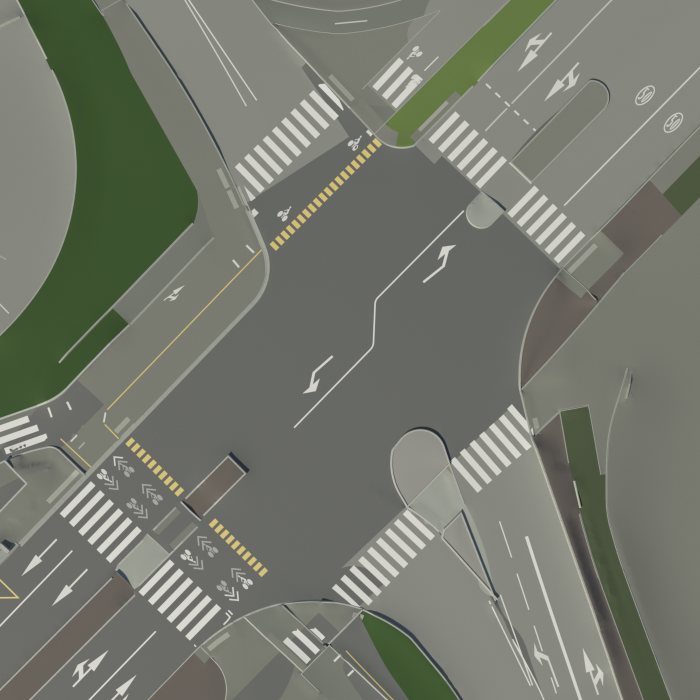
#> input picture recon/pc/rendus/v2_site/n1_centre_dessus_40m.png, 1400 x 1400 px, found by its file name (shown at 1/2 size)
$ python planche_n1.py
#> lines starting #> are read from the running program, lines starting #| are printed output that depends on the picture
### recon/out/paquet_jardin/v2_avant_travaux/inventaire/qualite/outils/qutil.py
import json, math, numpy as np
from pathlib import Path
R = Path("D:/ClaudeCode_RoadCreation")
O = np.array([917279.43, 6460289.98])

def load(p):
    return json.loads(Path(p).read_text(encoding="utf-8"))["features"]

_tr = None
# [33 lines left out: functions to_l93, lignes, echantillonner, not called in this run]

class Grille:
    """voisin le plus proche approché par hachage en cellules de c m"""
    # [18 lines left out: functions __init__, dist, not called in this run]

def ortho(x0, y0, x1, y1, res=0.05, dossier="data/sites/paquet_jardin/ortho5cm_2022"):
    """mosaïque de l'ortho PCRS 2022 sur la boîte L93 (x0,y0)-(x1,y1), résolution res (m/px), nord en haut"""
    from PIL import Image
    W = int(round((x1 - x0) / res)); H = int(round((y1 - y0) / res))
    out = np.zeros((H, W, 3), np.uint8)
    d = R / dossier
    for jgw in d.glob("*.jgw"):
        a = [float(v) for v in jgw.read_text().split()]
        px, ox, oy = a[0], a[4] - a[0] / 2, a[5] - a[3] / 2
        tx0, ty1 = ox, oy
        im = None
        tw = th = None
        # taille via PIL (lazy)
        img = Image.open(jgw.with_suffix(".jpg")); tw, th = img.size
        tx1, ty0 = tx0 + tw * px, ty1 - th * px
        if tx1 <= x0 or tx0 >= x1 or ty1 <= y0 or ty0 >= y1: continue
        ix0, ix1 = max(x0, tx0), min(x1, tx1); iy0, iy1 = max(y0, ty0), min(y1, ty1)
        crop = img.crop((int(round((ix0 - tx0) / px)), int(round((ty1 - iy1) / px)), int(round((ix1 - tx0) / px)), int(round((ty1 - iy0) / px))))
        cw = int(round((ix1 - ix0) / res)); ch = int(round((iy1 - iy0) / res))
        if cw <= 0 or ch <= 0: continue
        crop = crop.convert("RGB").resize((cw, ch), Image.LANCZOS)
        c0 = int(round((ix0 - x0) / res)); r0 = int(round((y1 - iy1) / res))
        out[r0:r0 + ch, c0:c0 + cw] = np.asarray(crop)[:H - r0, :W - c0]
    return out

### recon/out/paquet_jardin/v2_avant_travaux/inventaire/qualite/outils/planche_n1.py
import sys
sys.path.insert(0, "C:/Users/flori/AppData/Local/Temp/claude/D--/193706ca-c280-454e-8894-a24c258637c3/scratchpad/q")
from qutil import *
from PIL import Image, ImageDraw, ImageFont
OUT = R / "recon/out/paquet_jardin/v2_avant_travaux/inventaire/qualite"
cx, cy = -1.569, -5.089
half = 40.0703519 * math.tan(math.radians(34.0))
x0, y0, x1, y1 = O[0]+cx-half, O[1]+cy-half, O[0]+cx+half, O[1]+cy+half
res = 2*half/700
orth = Image.fromarray(ortho(x0, y0, x1, y1, res))
#> orth: PIL image 700x700 RGB; every value is 0
rendu = Image.open(R / "recon/pc/rendus/v2_site/n1_centre_dessus_40m.png").convert("RGB").resize((700, 700), Image.LANCZOS)
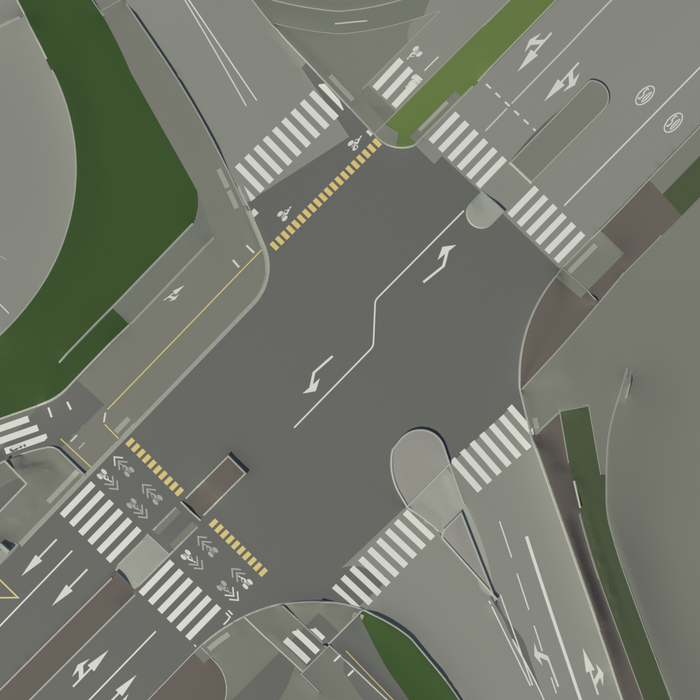
#> rendu: PIL image 700x700 RGB; mean R, G, B 116.7, 120, 109
ov = orth.copy(); d = ImageDraw.Draw(ov)
px = lambda l: [((x - x0) / res, (y1 - y) / res) for x, y in l]
#> (the run stopped early here; a loop or call above may not have finished)
